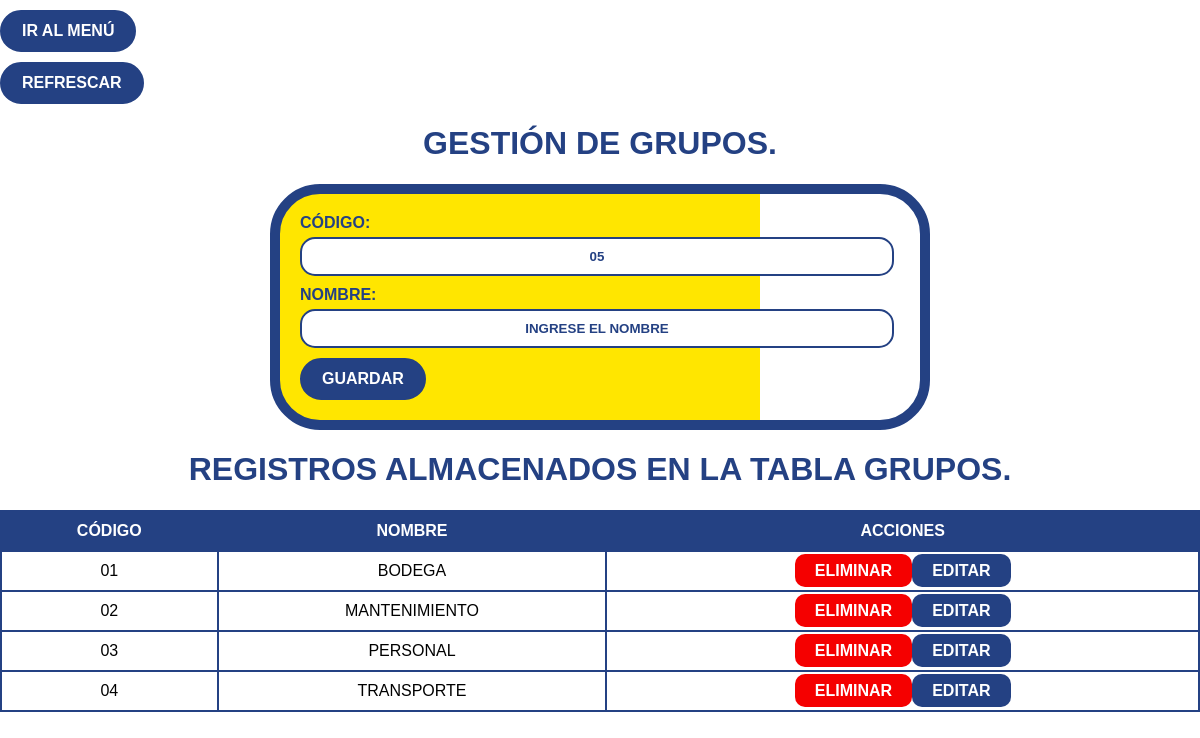
/productividad/grupos/grupos.php (signed in), run on the app's committed database.
### tables this page shows
CREATE TABLE `grupos` (
  `id` int(11) NOT NULL,
  `codigo` varchar(10) NOT NULL,
  `nombre` varchar(200) NOT NULL
);

### productividad/grupos/grupos.php (the view, shortened to what this page needs)
<!DOCTYPE html>
<html lang="es">
<head>
    <link rel="stylesheet" href="grupos.css">
</head>
<body>
    <a href="/productividad/menu.php">
        <button>IR AL MENÚ</button>
    </a>
    <a href="grupos.php"><button type="button">REFRESCAR</button></a>
    <h1>GESTIÓN DE GRUPOS.</h1>
    <form id="formulario" action="guardarGrupo.php" method="post">
        <label class="front-label" for="codigo">CÓDIGO:</label>
        <input type="text" id="codigo" value="codigo" readonly >
        <label class="front-label" for="nombre">NOMBRE:</label>
        <input type="text" id="nombre" name="nombre" placeholder="INGRESE EL NOMBRE" required>
        <button type="button" onclick="guardarGrupo()">GUARDAR</button>
        <?php
            $servername = "localhost";
            $username = "root";
            $password = "";
            $dbname = "datosgenerales";
            $conn = new mysqli($servername, $username, $password, $dbname);
        ?>
    </form>
    <h1>REGISTROS ALMACENADOS EN LA TABLA GRUPOS.</h1>
    <?php
        $sql = "SELECT codigo, nombre FROM grupos";
        $result = $conn->query($sql);
        if ($result->num_rows > 0) {
            echo "<table>";
            echo "<tr><th>CÓDIGO</th><th>NOMBRE</th><th>ACCIONES</th></tr>";
            while($row = $result->fetch_assoc()) {
                echo "<tr>";
                echo "<td>" . $row["codigo"]. "</td>";
                echo "<td>" . $row["nombre"]. "</td>";
                echo "<td>";
                echo "<a href='#' onclick='eliminarGrupo(" . $row["codigo"] . ")' class='btn-eliminar'>ELIMINAR</a>";
                echo "<a href='#' onclick='abrirModalEditar(" . $row["codigo"] . ")' class='btn-editar'>EDITAR</a>";
                echo "</td>";
                echo "</tr>";
            }
            echo "</table>";
        } else {
            echo "NO HAY REGISTROS ALMACENADOS EN LA TABLA.";
        }
    ?>
</body>
</html>

### productividad/grupos/grupos.css (style rules this page uses)
body { background-color: #FFFFFF; color: #000000; font-family: Arial, sans-serif; margin: 0; }
h1, h2 { text-align: center; color: #244183; font-weight: bold; }
form { max-width: 600px; margin: 20px auto; padding: 20px; border: 10px solid #244183; border-radius: 50px; position: relative; background: linear-gradient(to right, #ffe600, #ffe600 75%, transparent 50%); overflow: hidden; }
form::before { content: ''; position: absolute; top: 0; bottom: 0; left: 50%; border-left: 20px solid #244183; transform: translateX(-50%); z-index: -1; background-color: transparent; border-left: none; width: 75%; }
label.front-label, select.front-select { text-align: center; color: #244183; font-weight: bold; }
input, select { font-weight: bold; color: #244183; display: block; margin-bottom: 10px; text-align: center; position: relative; z-index: 2; width: 95%; padding: 10px; margin-top: 5px; border: 2px solid #244183; border-radius: 15px; }
input::placeholder { color: #244183; }
button { background-color: #244183; color: #FFFFFF; padding: 10px 20px; border: 2px solid #244183; position: relative; left: 0%; margin-top: 10px; border-radius: 30px; cursor: pointer; font-size: 16px; font-weight: bold; transition: background-color 0.3s, color 0.3s, border-color 0.3s; display: block; }
a { text-decoration: none; }
table { width: 100%; border-collapse: collapse; margin-top: 20px; }
th, td { border: 2px solid #244183; padding: 10px; text-align: center; }
th { background-color: #244183; color: #FFFFFF; }
td { background-color: white; }
button { background-color: #244183; color: #FFFFFF; padding: 10px 20px; border: 2px solid #244183; border-radius: 30px; cursor: pointer; font-size: 16px; font-weight: bold; transition: background-color 0.3s, color 0.3s, border-color 0.3s; }
.btn-eliminar { cursor: pointer; background-color: #f50000; color: #FFFFFF; padding: 8px 20px; border: none; border-radius: 10px; font-size: 16px; font-weight: bold; transition: background-color 0.3s ease; }
.btn-editar { cursor: pointer; background-color: #244183; color: #FFFFFF; padding: 8px 20px; border: none; border-radius: 10px; font-size: 16px; font-weight: bold; transition: background-color 0.3s ease; }

### data on the page
grupos: codigo "01", nombre "BODEGA"
grupos: codigo "02", nombre "MANTENIMIENTO"
grupos: codigo "03", nombre "PERSONAL"
grupos: codigo "04", nombre "TRANSPORTE"
